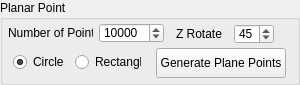
  <widget class="QGroupBox" name="groupBox_5">
   <property name="geometry">
    <rect>
     <x>30</x>
     <y>830</y>
     <width>300</width>
     <height>85</height>
    </rect>
   </property>
   <property name="minimumSize">
    <size>
     <width>300</width>
     <height>85</height>
    </size>
   </property>
   <property name="maximumSize">
    <size>
     <width>300</width>
     <height>85</height>
    </size>
   </property>
   <property name="title">
    <string>Planar Point</string>
   </property>
   <widget class="QPushButton" name="pushButtonPlanePoints">
    <property name="geometry">
     <rect>
      <x>156</x>
      <y>48</y>
      <width>130</width>
      <height>30</height>
     </rect>
    </property>
    <property name="minimumSize">
     <size>
      <width>130</width>
      <height>30</height>
     </size>
    </property>
    <property name="text">
     <string>Generate Plane Points</string>
    </property>
   </widget>
   <widget class="QWidget" name="layoutWidget">
    <property name="geometry">
     <rect>
      <x>13</x>
      <y>52</y>
      <width>128</width>
      <height>21</height>
     </rect>
    </property>
    <layout class="QHBoxLayout" name="horizontalLayout_21">
     <item>
      <widget class="QRadioButton" name="radioButtonCircle">
       <property name="text">
        <string>Circle</string>
       </property>
       <property name="checked">
        <bool>true</bool>
       </property>
      </widget>
     </item>
     <item>
      <widget class="QRadioButton" name="radioButtonRectangle">
       <property name="text">
        <string>Rectangle</string>
       </property>
      </widget>
     </item>
    </layout>
   </widget>
   <widget class="QWidget" name="layoutWidget">
    <property name="geometry">
     <rect>
      <x>8</x>
      <y>22</y>
      <width>158</width>
      <height>22</height>
     </rect>
    </property>
    <layout class="QHBoxLayout" name="horizontalLayout_22">
     <item>
      <widget class="QLabel" name="labelThickNess_37">
       <property name="minimumSize">
        <size>
         <width>85</width>
         <height>20</height>
        </size>
       </property>
       <property name="maximumSize">
        <size>
         <width>85</width>
         <height>20</height>
        </size>
       </property>
       <property name="statusTip">
        <string/>
       </property>
       <property name="text">
        <string>Number of Points</string>
       </property>
      </widget>
     </item>
     <item>
      <widget class="QSpinBox" name="spinBoxPlanarPointsNumber">
       <property name="minimumSize">
        <size>
         <width>65</width>
         <height>20</height>
        </size>
       </property>
       <property name="maximumSize">
        <size>
         <width>65</width>
         <height>20</height>
        </size>
       </property>
       <property name="minimum">
        <number>10</number>
       </property>
       <property name="maximum">
        <number>10000000</number>
       </property>
       <property name="singleStep">
        <number>10000</number>
       </property>
       <property name="value">
        <number>10000</number>
       </property>
      </widget>
     </item>
    </layout>
   </widget>
   <widget class="QWidget" name="layoutWidget">
    <property name="geometry">
     <rect>
      <x>176</x>
      <y>23</y>
      <width>98</width>
      <height>22</height>
     </rect>
    </property>
    <layout class="QHBoxLayout" name="horizontalLayout_23">
     <item>
      <widget class="QLabel" name="labelThickNess_38">
       <property name="minimumSize">
        <size>
         <width>50</width>
         <height>20</height>
        </size>
       </property>
       <property name="maximumSize">
        <size>
         <width>55</width>
         <height>20</height>
        </size>
       </property>
       <property name="statusTip">
        <string/>
       </property>
       <property name="text">
        <string>Z Rotate</string>
       </property>
      </widget>
     </item>
     <item>
      <widget class="QSpinBox" name="spinBoxZRotate">
       <property name="minimumSize">
        <size>
         <width>40</width>
         <height>20</height>
        </size>
       </property>
       <property name="maximumSize">
        <size>
         <width>40</width>
         <height>20</height>
        </size>
       </property>
       <property name="minimum">
        <number>0</number>
       </property>
       <property name="maximum">
        <number>360</number>
       </property>
       <property name="singleStep">
        <number>1</number>
       </property>
       <property name="value">
        <number>45</number>
       </property>
      </widget>
     </item>
    </layout>
   </widget>
  </widget>
